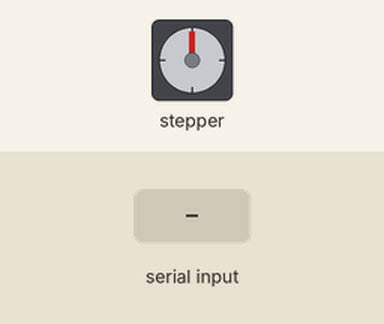
This sketch was run on a simulated Arduino Uno, built with avr-gcc and run on an emulated ATmega328P. Shown: stepper motor. The inputs (shaded band) are chosen by the test bench. Stepper angles assume 200 steps per turn.

Above: at 1.2 s.
1.3 s: "S90\n" received over Serial
At 1.45 s:
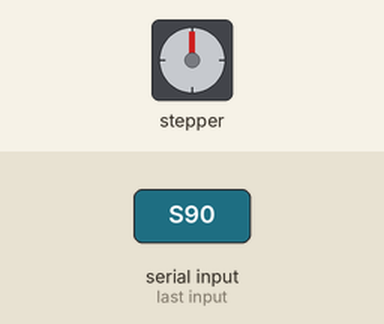
4.3 s: "T90\n" received over Serial
At 5.5 s:
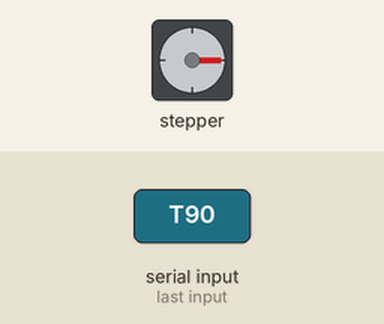
5.8 s: "S,45\n" received over Serial
At 6.25 s:
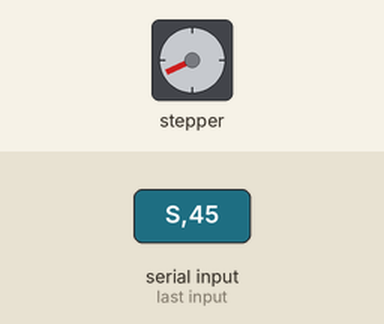
8.8 s: "P90\n" received over Serial
Timing chart, 0 to 15.8 s (numbered marks = the images above; inputs shaded):
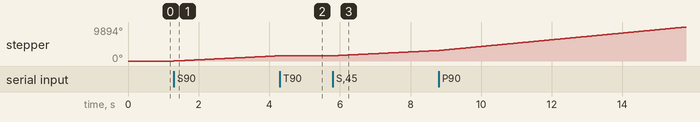

The sketch:

ResinCodeV8.ino
```cpp
#include <AccelStepper.h>

AccelStepper stepper(AccelStepper::DRIVER, 29, 28);
int calcSpeed = 300;

void setup() {
  // Set the maximum speed and acceleration
  stepper.setMaxSpeed(1000);
  stepper.setAcceleration(500);

  // Initialize serial communication
  Serial.begin(9600);

  // Wait for serial connection to be established
  while (!Serial) {
    delay(1000);
  }
}

void loop() {
  // Check for incoming serial data
  if (Serial.available() > 0) {
    char command = Serial.read();

    // Perform actions based on the received command
    switch (command) {
      case 'S':  // Start resin
        startResin();
        break;
      case 'T':  // Stop resin
        stopResin();
        break;
      case 'P':  // Prime resin
        primeResin();
        break;
      case 'R':  // Reverse resin
        reverseResin();
        break;
      case 'V':  // Set speed
        setSpeed();
        break;
    }
  }

  // Run the stepper motor
  stepper.runSpeed();
}

void startResin() {
  stepper.setSpeed(calcSpeed);// Set the initial speed
  stepper.runSpeed();  // Start the motor
}

void stopResin() {
  stepper.setSpeed(0);
  stepper.stop();  // Stop the motor
}

void primeResin() {
  stepper.setSpeed(600);  // Set the speed for priming
  stepper.runSpeed();  // Start the motor for priming
}

void reverseResin() {
  stepper.setSpeed(-600);  // Set the speed for reversing
  stepper.runSpeed();  // Start the motor for reversing
}

void setSpeed() {
  // Read the new speed value from serial
  int speed = Serial.parseInt();

  // Set the new speed for the stepper motor
  //stepper.setSpeed(300+(100*speed));
  calcSpeed = 300+(100*speed);
}
```

Measured:
- after the input at 1.3 s, stepper: keeps turning clockwise at about 510°/s, starting at once
- after the input at 4.3 s, stepper: stops changing and stays 1530°
- after the input at 5.8 s, stepper: keeps turning clockwise at about 510°/s, starting at once
